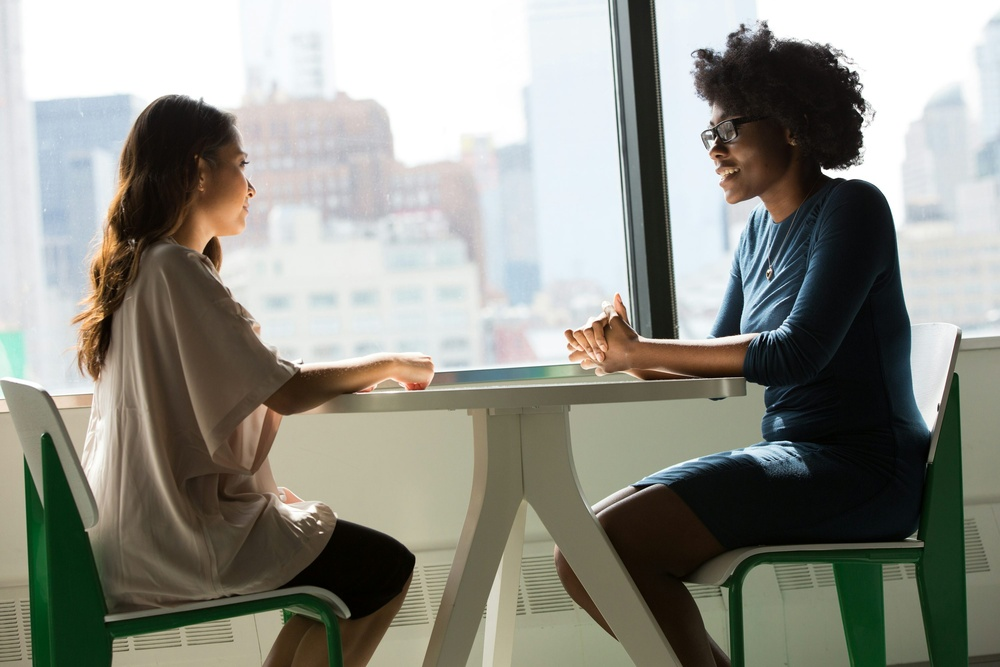
#> input picture Python/1.jpeg, 1000 x 667 px, shrunk from 3000 x 2000 before the run
$ python ImageAnnotation.py
#> lines starting #> are read from the running program, lines starting #| are printed output that depends on the picture
import cv2
import matplotlib.pyplot as plt


#Load the image

img_path = "1.jpeg"
img = cv2.imread(img_path)
#> img is the input picture: shape (667, 1000, 3); mean B, G, R 136.2, 144.8, 144.3

#Convert BGR to RGB
img_rgb = cv2.cvtColor(img, cv2.COLOR_BGR2RGB)

#Get image dimensions
height, width, _ = img_rgb.shape
#> height = 667; width = 1000

#Draw 2 rectangles in interesting regions
#Rectangle 1: Top Left
rect1_width,rect1_height = 150,150
top_left1 = (20,20)
bottom__right = (top_left1[0] + rect1_width, top_left1[1] + rect1_height)
cv2.rectangle(img_rgb, top_left1, bottom__right, (0,255,0), 2) #Yellow rectangle

#Rectangle 2: Bottom Right
rect2_width,rect2_height = 200, 150
top_left2 = (width - rect2_width - 20, height - rect2_height - 20)
#> top_left2 = (780, 497)
bottom__right2 = (top_left2[0] + rect2_width, top_left2[1] + rect2_height)
#> bottom__right2 = (980, 647)
cv2.rectangle(img_rgb, top_left2, bottom__right2, (255,0,255), 3) #Magenta rectangle

#Draw Circles at the center of the rectangles
center1_x = top_left1[0] + rect1_width // 2
center1_y = top_left1[1] + rect1_height // 2
center2_x = top_left2[0] + rect2_width // 2
#> center2_x = 880
center2_y = top_left2[1] + rect2_height // 2
#> center2_y = 572
cv2.circle(img_rgb, (center1_x, center1_y), 5, (0,0,255), -1) #Red circle
#> img_rgb: shape (667, 1000, 3); mean R, G, B 144.8, 144.5, 136.7
cv2.circle(img_rgb, (center2_x, center2_y), 5, (0,255,0), -1) #Green circle
#> img_rgb: shape (667, 1000, 3); mean R, G, B 144.8, 144.5, 136.7

#Draw connecting lines between centers of the rectangles
cv2.line(img_rgb, (center1_x, center1_y), (center2_x, center2_y), (255,0,0), 2) #Blue line

#Add text labels for regions and centers
font = cv2.FONT_HERSHEY_SIMPLEX
cv2.putText(img_rgb, "Region 1", (top_left1[0], top_left1[1] - 10), font, 0.8, (0,255,0), 2, cv2.LINE_AA)
cv2.putText(img_rgb, "Region 2", (top_left2[0], top_left2[1] - 10), font, 0.8, (255,0,255), 2, cv2.LINE_AA)
cv2.putText(img_rgb, "Center 1", (center1_x, center1_y + 10), font, 0.8, (0,0,255), 2, cv2.LINE_AA)
cv2.putText(img_rgb, "Center 2", (center2_x, center2_y + 10), font, 0.8, (0,255,0), 2, cv2.LINE_AA)

#Add Bi-Directional arrow representing height
arrow_start = (width -50,20)
#> arrow_start = (950, 20)
arrow_end = (width - 50, height - 20)
#> arrow_end = (950, 647)

#Draw arrows in both directions
cv2.arrowedLine(img_rgb, arrow_start, arrow_end, (0,0,255), 2,tipLength=0.05)
cv2.arrowedLine(img_rgb, arrow_end, arrow_start, (0,0,255), 2,tipLength=0.05)
#> img_rgb: shape (667, 1000, 3); mean R, G, B 144.6, 143.3, 136.6

#Annotate the height value
height_label_position = (arrow_start[0] - 150,arrow_start[1] + arrow_end[1] // 2)
#> height_label_position = (800, 343)
cv2.putText(img_rgb, "Height", height_label_position, font, 0.8, (0,0,255), 2, cv2.LINE_AA)
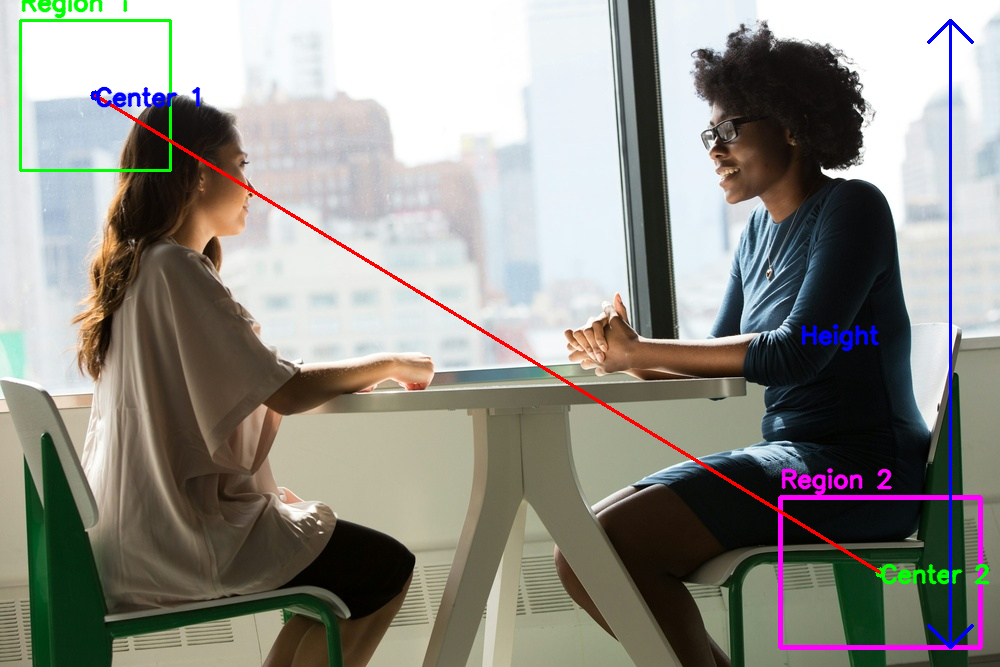
#> img_rgb: shape (667, 1000, 3); mean R, G, B 144.6, 143.3, 136.8

#Display the annotated image
plt.imshow(img_rgb)
plt.title("Image Annotation")
plt.show()

$ run again, with Python/Example.png saved as Python/1.jpeg
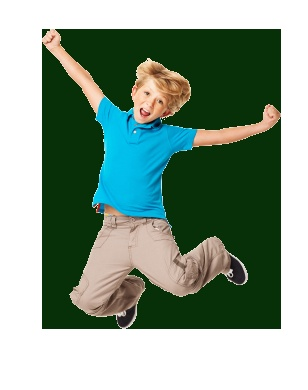
#> input picture Python/Example.png, 308 x 390 px
#> img is the input picture: shape (390, 308, 3); mean B, G, R 137.6, 153.7, 131.5
#> `cv2.rectangle(img_rgb, top_left2, bottom__right2, (255,0,255), 3)`:
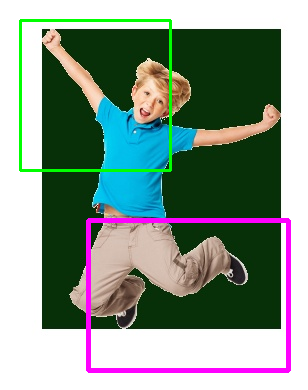
#> img_rgb: shape (390, 308, 3); mean R, G, B 131.4, 149.4, 137.3
#> `cv2.putText(img_rgb, "Height", height_label_position, font, 0.8, (0,0,..`:
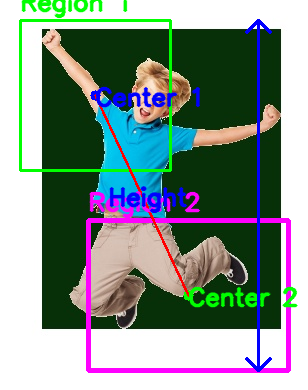
#> img_rgb: shape (390, 308, 3); mean R, G, B 129.9, 146.4, 139
